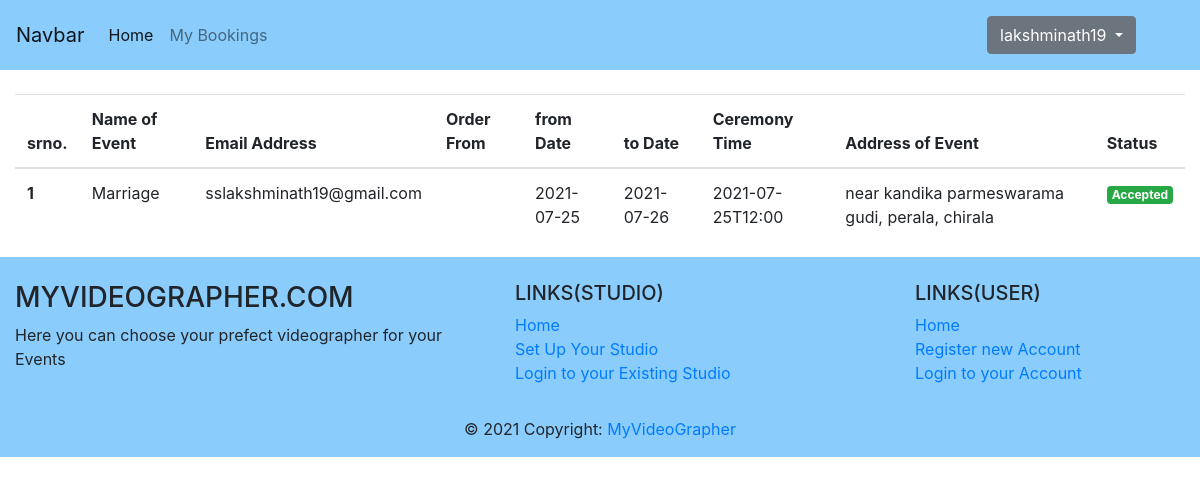
Screenshot of /mybookings/ (signed in) with the database file from the repository.
### init/models.py (models this page shows)
class User(AbstractUser):
    t = [(1,'VGrapher'),(2,'User')]
    role = models.IntegerField(choices=t,default=1)
    studio_name = models.CharField(max_length=300, default='')
    vaddress = models.TextField(default='')
    experience = models.IntegerField(default=0)
    Description = models.TextField(default='')
    profileImag = models.ImageField(upload_to = 'ProfilePics/',default = 'ProfilePics/07.jpg')
    hadFilled = models.BooleanField(default=False)

class OrderModel(models.Model):
    uid = models.ForeignKey(User,on_delete=models.CASCADE)
    cid = models.IntegerField()
    nameOfEvent = models.CharField(max_length=100)
    fromDate = models.CharField(max_length=50)
    toDate = models.CharField(max_length=50)
    ceremonyTime = models.CharField(max_length=50)
    addressOfCeremony = models.TextField()
    t = [(1,'None'),(2,'Accept'),(3,'reject')]
    isAccepted = models.IntegerField(choices=t,default=1)
    email = models.EmailField()

### init/views.py (the view)
# urls.py: path('mybookings/',views.mybookings,name = 'mybookings'),
def mybookings(request):
    t = OrderModel.objects.filter(uid_id = request.user.id)
    emp=False
    if t.count == 0:
        emp = True
    return render(request,'init/mybookings.html',{'emp':emp,'data':t})

### init/templates/init/mybookings.html (shortened to what this page needs)
{% extends 'init/base.html' %}
{% block content %}
<div class="container-fluid mt-4">
  {% if not emp %}
    <table class="table table-hover">
        <thead>
          <tr>
            <th scope="row">srno.</th>
            <th scope="row">Name of Event</th>
            <th scope="row">Email Address</th>
            <th scope="row">Order From</th>
            <th scope="row">from Date</th>
            <th scope="row">to Date</th>
            <th scope="row">Ceremony Time</th>
            <th scope="row">Address of Event</th>
            <th scope="row"> Status </th>
          </tr>
        </thead>
        <tbody>
          {% for i in data %}
          <tr>
            <th scope="row">{{ forloop.counter }}</th>
            <td>{{ i.nameOfEvent }}</td>
            <td>{{ i.email }}</td>
            <td>{{ i.uUname }}</td>
            <td>{{ i.fromDate }}</td>
            <td>{{ i.toDate }}</td>
            <td>{{ i.ceremonyTime }}</td>
            <td>{{ i.addressOfCeremony }}</td>
            <td>
                {% if i.isAccepted == 1 %}
                <span class="badge badge-info">Not Responded</span>
                {% elif i.isAccepted == 2 %}
                <span class="badge badge-success">Accepted</span>
                {% else %}
                <span class="badge badge-danger">Rejected</span>
                {% endif %}
            </td>
          </tr>
          {% endfor %}
        </tbody>
      </table>
    {% endif %}
</div>
{% endblock %}

### init/templates/init/navbar.html (shortened to what this page needs)
{% if not user.is_authenticated %}
<nav class="navbar navbar-expand-lg navbar-light" style="background-color: #8acdfd;">
    <a class="navbar-brand" href="{% url 'home' %}">MyVideoGrapher</a>
    <button class="navbar-toggler" type="button" data-toggle="collapse" data-target="#navbarSupportedContent" aria-controls="navbarSupportedContent" aria-expanded="false" aria-label="Toggle navigation">
      <span class="navbar-toggler-icon"></span>
    </button>
    <div class="collapse navbar-collapse" id="navbarSupportedContent">
      <ul class="navbar-nav mr-auto">
        <li class="nav-item active">
          <a class="nav-link" href="{% url 'home' %}">Home <span class="sr-only">(current)</span></a>
        </li>
        <li class="nav-item dropdown">
          <a class="nav-link dropdown-toggle" href="#" id="navbarDropdown" role="button" data-toggle="dropdown" aria-haspopup="true" aria-expanded="false">
            Studio
          </a>
          <div class="dropdown-menu" aria-labelledby="navbarDropdown">
            <a class="dropdown-item" href="{% url 'setupStudio' %}">Setup Your Own Studio</a>
            <a class="dropdown-item" href="{% url 'login' %}">Login to your Studio</a>
          </div>
        </li>
      </ul>
      <div class="form-inline my-2 my-lg-0">
        <a class="nav-link nav-item active btn btn-outline-success mr-sm-2" href="{% url 'userRegister' %}">Register</a>
        <a class="nav-link nav-item active btn btn-outline-success my-2 my-sm-0" href="{% url 'login' %}">Login </a>
      </div>
    </div>
  </nav>
{% else %}
<nav class="navbar navbar-expand-lg navbar-light" style="background-color: #8acdfd;">
  <a class="navbar-brand" href="#">Navbar</a>
  <div class="collapse navbar-collapse" id="navbarSupportedContent">
    <ul class="navbar-nav mr-auto">
      <li class="nav-item active">
        <a class="nav-link" href="{% url 'home' %}">Home <span class="sr-only">(current)</span></a>
      </li>
      {% if user.role == 2 %}
      <li class="nav-item">
        <a class="nav-link" href="{% url 'mybookings' %}">My Bookings</a>
      </li>
      {% endif %}
    </ul>
    <form class="form-inline my-2 my-lg mr-sm-5">
      <div class="btn-group">
        <button type="button" class="btn btn-secondary dropdown-toggle" data-toggle="dropdown" aria-haspopup="true" aria-expanded="false">
          {{request.user.username}}
        </button>
      </div>
      </div>
</nav>
{% endif %}

### rows the page displays
User: user.username "lakshminath19"
OrderModel: nameOfEvent "Marriage", email "sslakshminath19@gmail.com", fromDate "2021-07-25", toDate "2021-07-26", ceremonyTime "2021-07-25T12:00", addressOfCeremony "near kandika parmeswarama gudi, perala, chirala", isAccepted "Accepted"
